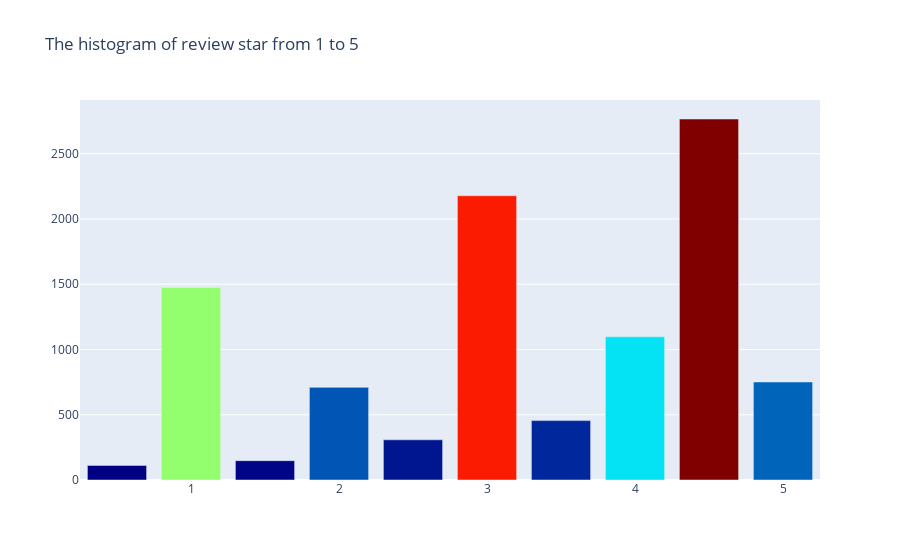

The cell this chart's notebook holds for it:
### Code cell
data = [go.Bar(
            x = rating['rating'].unique(),
            y = rating['rating'].value_counts().values,
            marker= dict(colorscale='Jet',
                         color = rating['rating'].value_counts().values
                        ),
    )]

layout = go.Layout(
    title='The histogram of review star from 1 to 5'
)

fig = go.Figure(data=data, layout=layout)

py.iplot(fig, filename='basic-bar')

### Figure 1 — Plotly figure (JSON) as saved in the notebook; plotly's stock layout.template omitted (floating-point values rounded to 4 significant figures)
{"data": [{"marker": {"color": [2766, 2178, 1475, 1097, 751, 710, 455, 308, 148, 112], "colorscale": [[0.0, "rgb(0,0,131)"], [0.2, "rgb(0,60,170)"], [0.4, "rgb(5,255,255)"], [0.6, "rgb(255,255,0)"], [0.8, "rgb(250,0,0)"], [1.0, "rgb(128,0,0)"]]}, "x": [4.5, 3.0, 1.0, 4.0, 5.0, 2.0, 3.5, 2.5, 1.5, 0.5], "y": [2766, 2178, 1475, 1097, 751, 710, 455, 308, 148, 112], "type": "bar"}], "layout": {"title": {"text": "The histogram of review star from 1 to 5"}}}
